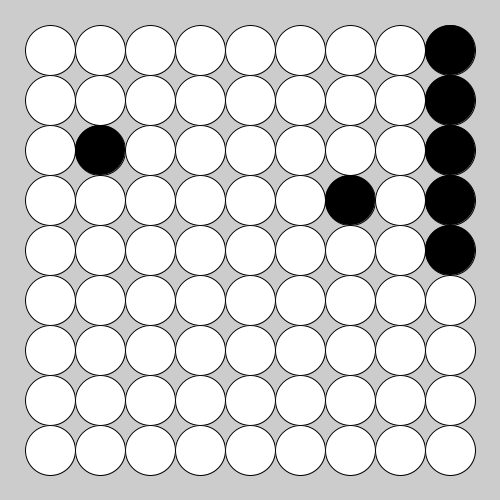
Frame 1 (no input)
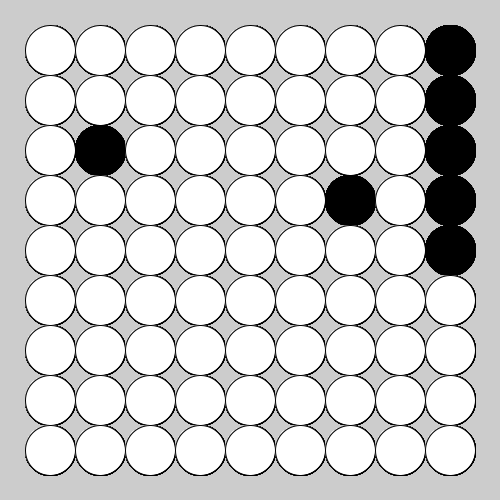
Frame 60 (the mouse pressed at the canvas centre just before this capture)
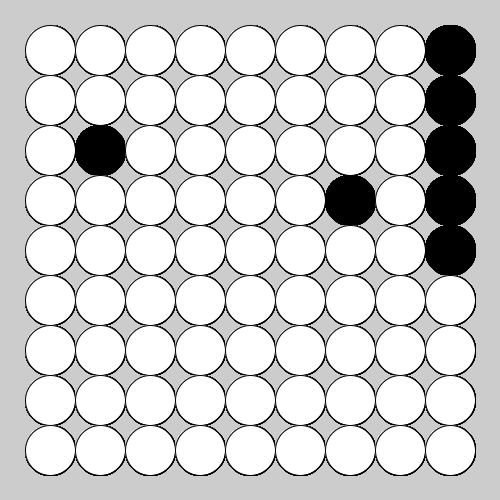
Frame 120 (the mouse held since frame 60 and released just before this capture)

The Processing sketch that drew these frames (run headless with seeded random() and noise(); from frame 60 on, the mouse is pressed at the canvas centre):

// Processing sketch: week04_6_simple_go_array
// ── week04_6_simple_go_array.pde
void setup(){
  size(500,500);
}
int [][] go={
  {0,0,0,0,0,0,0,0,1},
  {0,0,0,0,0,0,0,0,1},
  {0,1,0,0,0,0,0,0,1},
  {0,0,0,0,0,0,1,0,1},
  {0,0,0,0,0,0,0,0,1},
  {0,0,0,0,0,0,0,0,0},
  {0,0,0,0,0,0,0,0,0},
  {0,0,0,0,0,0,0,0,0},
  {0,0,0,0,0,0,0,0,0},
};//陣列 array9x9
void draw(){
  //用迴圈,
  for(int i=0; i<9; i++){
   for(int j=0; j<9; j++){
     if(go[i][j] == 1) fill(0);
     else fill(255);
     ellipse(50+j*50, 50+i*50, 50, 50);
   }
  }
}
